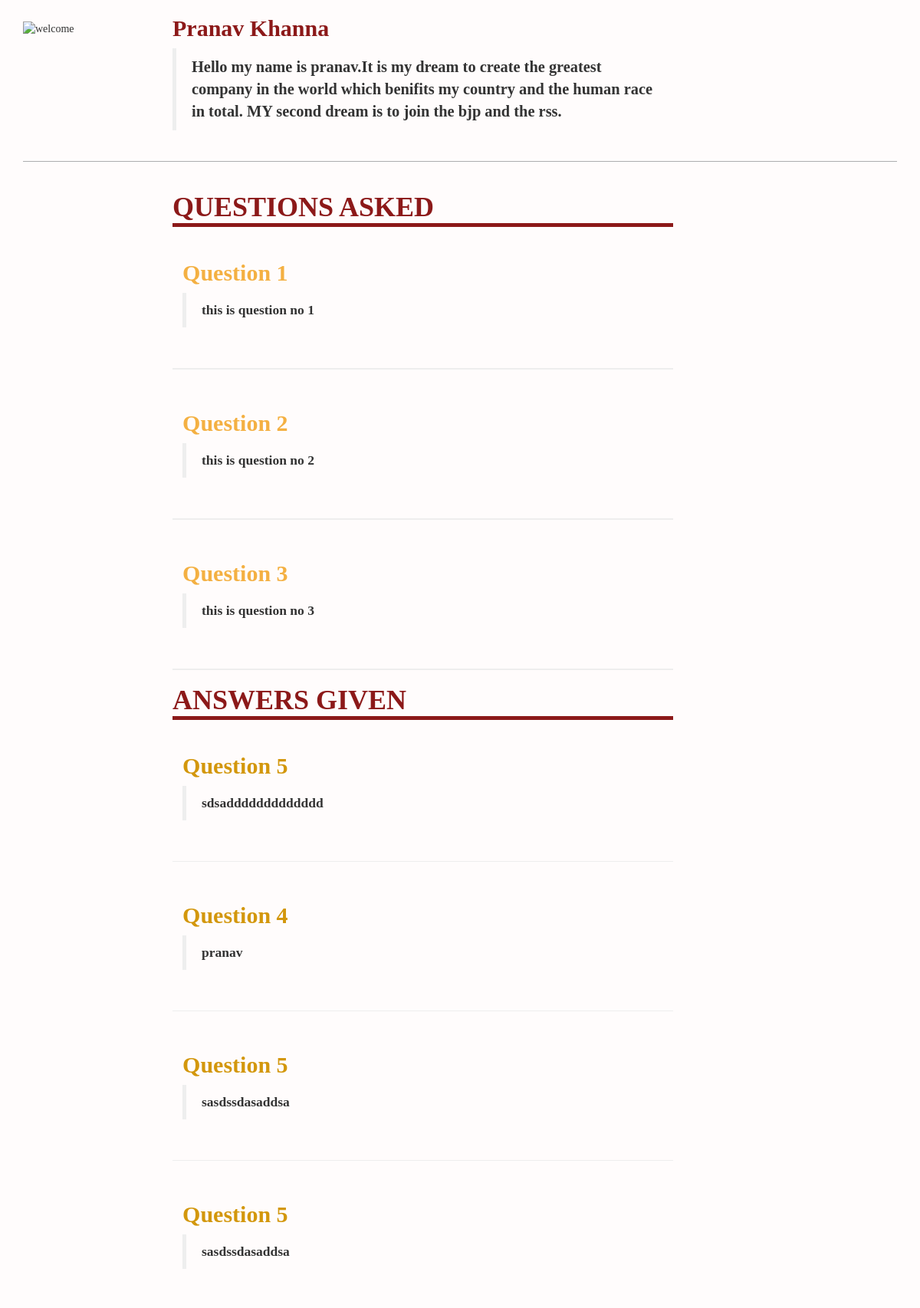
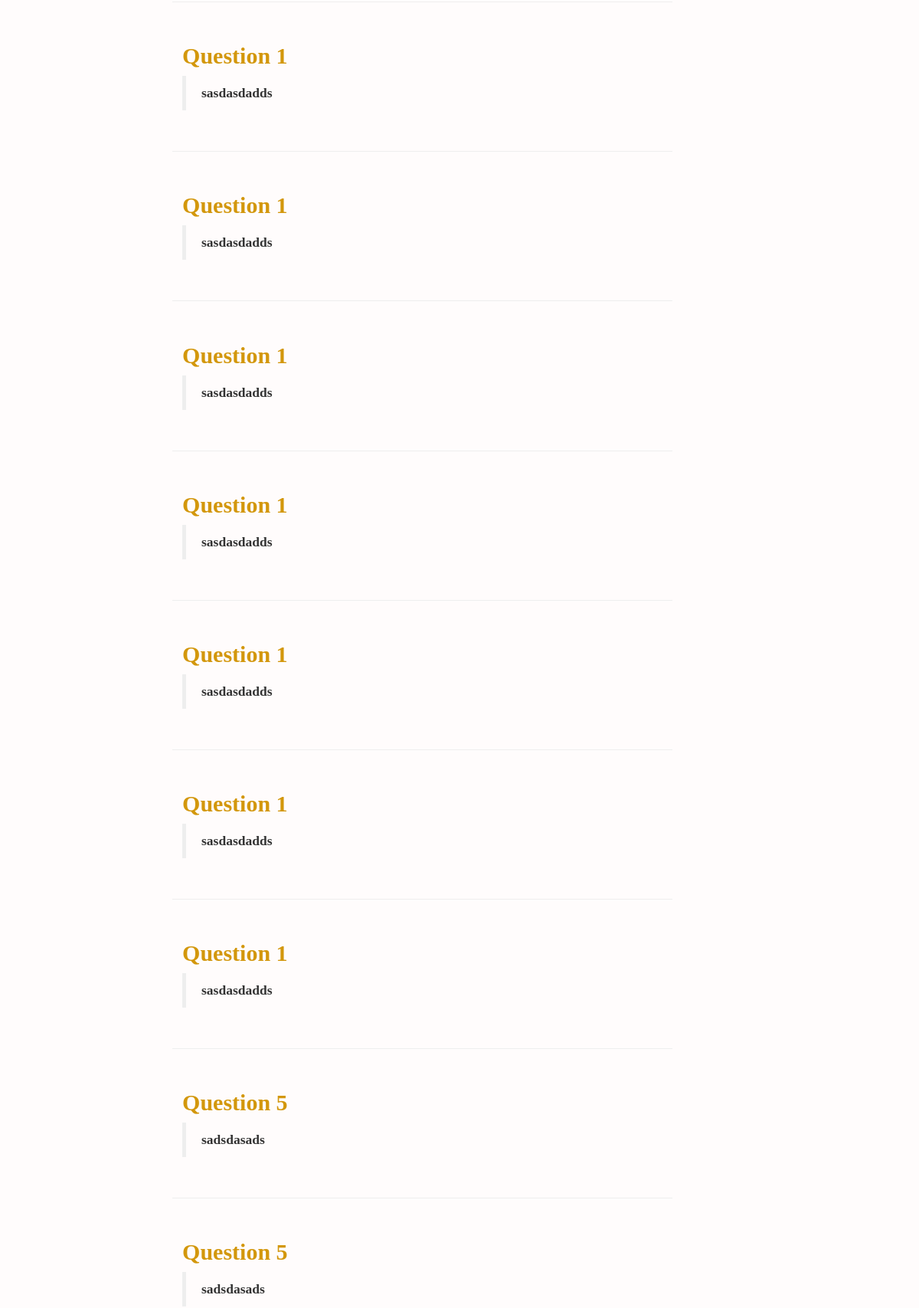
Page /user_profile.php?userId=1 (upper part) on the committed database (2 pictures, top to bottom).
### tables this page shows
CREATE TABLE `user` (
  `user_id` int(11) NOT NULL AUTO_INCREMENT,
  `first_name` varchar(128) NOT NULL,
  `last_name` varchar(128) NOT NULL,
  `user_name` varchar(128) NOT NULL,
  `password` varchar(16) NOT NULL,
  `email_id` varchar(128) NOT NULL,
  `description` text NOT NULL,
  PRIMARY KEY (`user_id`)
);

CREATE TABLE `question` (
  `question_id` int(11) NOT NULL AUTO_INCREMENT,
  `user_id` int(11) NOT NULL,
  `question` text NOT NULL,
  `upvotes` int(11) NOT NULL,
  `downvotes` int(11) NOT NULL,
  `score` double NOT NULL,
  `reg_time` timestamp NOT NULL DEFAULT CURRENT_TIMESTAMP,
  `question_heading` text,
  `tags` int(2) NOT NULL,
  PRIMARY KEY (`question_id`)
);

### user_profile.php (the view, shortened to what this page needs)
<?php
	include 'connectuser.php';
	$get_user_id = $_GET['userId'];
	$user_query = 'SELECT * FROM user WHERE user_id='.$get_user_id;
	$user_result = mysqli_query($conn, $user_query);
	$user_array = mysqli_fetch_array($user_result);
?>
<html>
	<head>
		<link href="css/bootstrap.min.css" rel="stylesheet">
		<link rel="stylesheet" href="question_display.css">
	</head>
	<body>
		<header>
			<div class="container">
				<div class="row">
					<div class="col-md-2">
						<img src="welcome.jpg" title="welcome" class="img-responsive" style="margin-top: 2em;">
					</div>
					<div class="col-md-7">
						<h2 style="color:#8c1919; font-weight:900; ">
							<?php
								echo ucfirst($user_array['first_name'])." ".ucfirst($user_array['last_name']);
							?>
						</h2>
						<blockquote><p style="font-size: 17px;"><strong style="font-size: 1.2em;">
						<?php echo ucfirst(($user_array['description']));?> </p></blockquote>
					</div>
				</div>
				<hr style="height:1px;border:none;color:#333;background-color:#acadaf;">
			</div>
		</header>
		<div class="container">
			<div class="row">
				<div class="col-md-2"></div>
				<div class="col-md-7">
					<h1 style="color: #8c1919;"><strong>QUESTIONS ASKED</strong></h1>
					<?php
						$question_dis_query = "SELECT question,question_heading AS q_heading,score FROM question WHERE user_id='$get_user_id' ORDER BY score";
						$question_dis_result = mysqli_query($conn, $question_dis_query);
							while($question_dis_array = mysqli_fetch_array($question_dis_result)) {
						?>
						<div id="card">
							<h2 style="color: #f4b042;"><strong><?php echo $question_dis_array['q_heading'];?></strong></h2>
							<blockquote>
								<p><?php echo $question_dis_array['question']; ?></p>
							</blockquote>
						</div>
						<hr style="height:2px;border:none;color:#333;background-color:#eee;">
						<?php
						}
						?>
						<h1 style="color: #8c1919;"><strong>ANSWERS GIVEN</strong></h1>
						<?php
						$reply_query = "SELECT reply,quest_id AS qID,score FROM replies WHERE user_id='$get_user_id' ORDER BY score";
						$reply_result = mysqli_query($conn,$reply_query);
						while($reply_array = mysqli_fetch_array($reply_result)) {
							$retrieve_q_heading = "SELECT question_heading AS q_heading FROM question WHERE question_id=".$reply_array['qID'];
							$retrieve_q_heading_result = mysqli_query($conn,$retrieve_q_heading);
							$retrieve_q_heading_array = mysqli_fetch_array($retrieve_q_heading_result);
						?>
							<div id="card">
								<h2 style="color: #d3970c;"><strong><?php echo $retrieve_q_heading_array['q_heading']; ?></strong></h2>
								<blockquote>
									<p><?php echo $reply_array['reply']; ?></p>
								</blockquote>
							</div>
							<hr>
						<?php
							}
						?>
				</div>
			</div>
		</div>
	</body>
</html>

### question_display.css (style rules this page uses)
* { font-family: q_serif; }
body { background-color: #fffcfc; }
#card { padding: 2%; }

### user_profile.php (style rules this page uses)
h1 { border-bottom: 5px solid #8c1919; }

### rows in the picture
user: first_name "Pranav", last_name "Khanna", description "Hello my name is pranav.It is my dream to create the greatest company in the world which benifits my country and the human race in total. MY second dream is to join the bjp and the rss."
question: question_heading "Question 1", question "this is question no 1"
question: question_heading "Question 2", question "this is question no 2"
question: question_heading "Question 3", question "this is question no 3"
question: question_heading "Question 5"
question: question_heading "Question 4"

### other values in the picture
$reply_array['reply'] "sdsaddddddddddddd"
$reply_array['reply'] "pranav"
$reply_array['reply'] "sasdssdasaddsa"
$reply_array['reply'] "sasdasdadds"
$reply_array['reply'] "sadsdasads"
